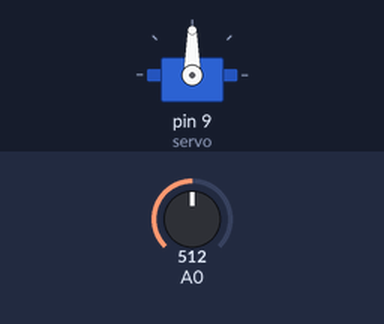
The sketch below on a simulated Arduino Uno, built with avr-gcc and run on an emulated ATmega328P. Parts: servo. The test bench sets the inputs (shaded band); at power-on: A0 = 512.

Above: at 1.2 s.
1.3 s: A0 set to 716
At 2.5 s:
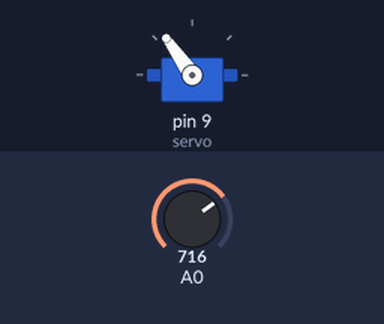
2.8 s: A0 set to 900
At 3.6 s:
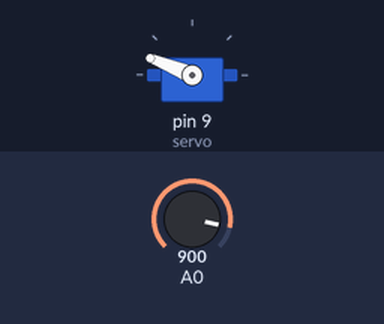
4.3 s: A0 set to 1023
At 5.0 s:
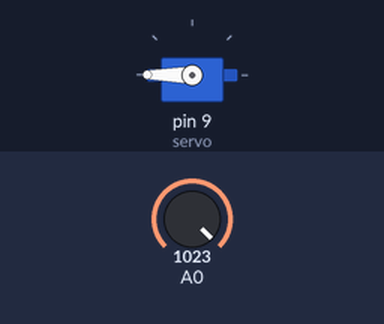
5.8 s: A0 set to 306
At 7.0 s:
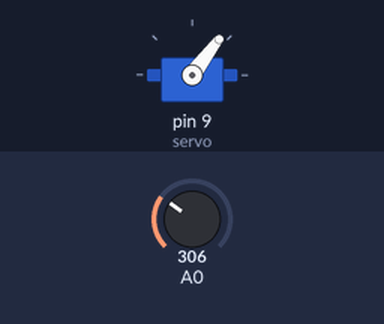
7.3 s: A0 set to 122
At 8.4 s:
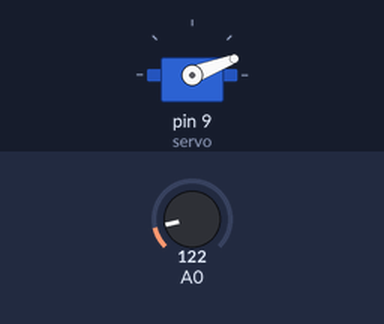
Timing chart, 0 to 9.8 s (numbered marks = the images above; inputs shaded):
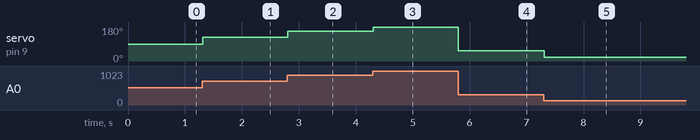

The sketch:

es4_servo.ino
```cpp
// Exercise 4: the potentiometer moves the servo.
#include <Servo.h>

Servo servo;

void setup() {
  servo.attach(9);  // servo signal wire on pin 9
}

void loop() {
  int v = analogRead(A0);               // 0..1023
  int angle = map(v, 0, 1023, 0, 180);  // rescale to 0..180 degrees
  servo.write(angle);
  delay(15);                            // give the servo time to move
}
```

Measured:
- after the input at 1.3 s, servo on pin 9 (servo): 90° → 125° at once
- after the input at 2.8 s, servo on pin 9 (servo): 125° → 158° at once
- after the input at 4.3 s, servo on pin 9 (servo): 158° → 180° at once
- after the input at 5.8 s, servo on pin 9 (servo): 180° → 53° at once
- after the input at 7.3 s, servo on pin 9 (servo): 53° → 21° at once
